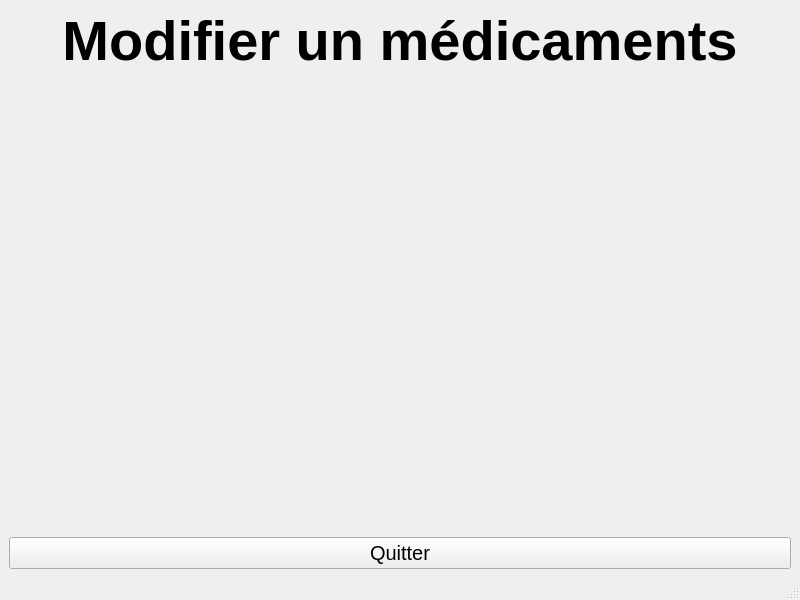
<?xml version="1.0" encoding="UTF-8"?>
<ui version="4.0">
 <class>MedicamentsModifier</class>
 <widget class="QMainWindow" name="MedicamentsModifier">
  <property name="geometry">
   <rect>
    <x>0</x>
    <y>0</y>
    <width>800</width>
    <height>600</height>
   </rect>
  </property>
  <property name="windowTitle">
   <string>PharmacieManager - Médicaments</string>
  </property>
  <widget class="QWidget" name="centralwidget">
   <layout class="QVBoxLayout" name="verticalLayout">
    <item>
     <widget class="QLabel" name="Menu">
      <property name="font">
       <font>
        <pointsize>42</pointsize>
        <bold>true</bold>
       </font>
      </property>
      <property name="text">
       <string>Modifier un médicaments</string>
      </property>
      <property name="textFormat">
       <enum>Qt::TextFormat::AutoText</enum>
      </property>
      <property name="alignment">
       <set>Qt::AlignmentFlag::AlignCenter</set>
      </property>
      <property name="wordWrap">
       <bool>true</bool>
      </property>
      <property name="textInteractionFlags">
       <set>Qt::TextInteractionFlag::NoTextInteraction</set>
      </property>
     </widget>
    </item>
    <item>
     <spacer name="verticalSpacer_2">
      <property name="orientation">
       <enum>Qt::Orientation::Vertical</enum>
      </property>
      <property name="sizeHint" stdset="0">
       <size>
        <width>20</width>
        <height>436</height>
       </size>
      </property>
     </spacer>
    </item>
    <item>
     <widget class="QPushButton" name="Quitter">
      <property name="font">
       <font>
        <pointsize>15</pointsize>
       </font>
      </property>
      <property name="text">
       <string>Quitter</string>
      </property>
     </widget>
    </item>
   </layout>
  </widget>
  <widget class="QStatusBar" name="statusbar"/>
 </widget>
 <resources/>
 <connections/>
</ui>
